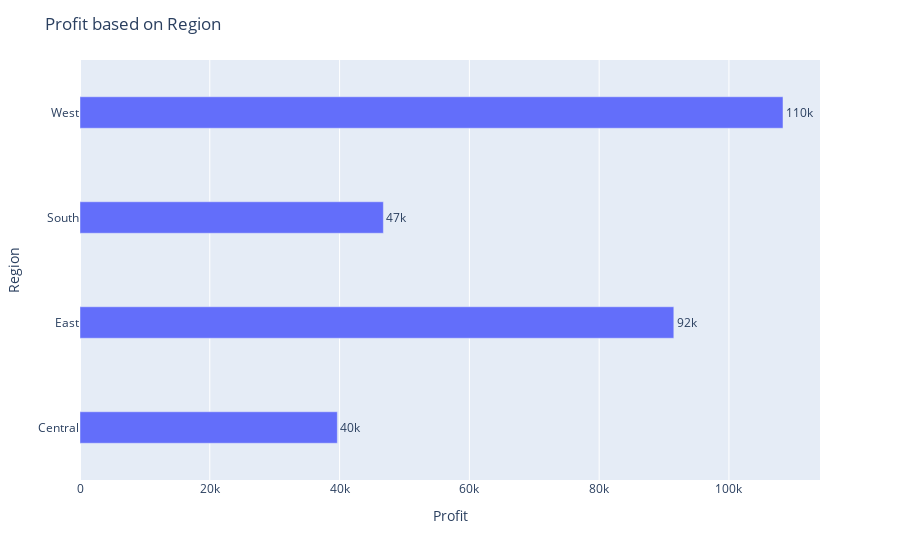

This figure's notebook cell:
### Code cell
fig = px.bar(r_g, y='Region', x='Profit', text='Profit')
fig.update_traces(texttemplate='%{text:.2s}', textposition='outside')
fig.update_layout(uniformtext_minsize=8, uniformtext_mode='hide',bargap=0.7,title='Profit based on Region')
fig.show()

### Figure 1 — Plotly figure (JSON) as saved in the notebook; plotly's stock layout.template omitted (floating-point values rounded to 4 significant figures)
{"data": [{"alignmentgroup": "True", "hovertemplate": "Profit=%{text}<br>Region=%{y}<extra></extra>", "legendgroup": "", "marker": {"color": "#636efa"}, "name": "", "offsetgroup": "", "orientation": "h", "showlegend": false, "text": [39660.0, 91510.0, 46750.0, 108300.0], "textposition": "outside", "texttemplate": "%{text:.2s}", "type": "bar", "x": [39660.0, 91510.0, 46750.0, 108300.0], "xaxis": "x", "y": ["Central", "East", "South", "West"], "yaxis": "y"}], "layout": {"bargap": 0.7, "barmode": "relative", "legend": {"tracegroupgap": 0}, "margin": {"t": 60}, "title": {"text": "Profit based on Region"}, "uniformtext": {"minsize": 8, "mode": "hide"}, "xaxis": {"anchor": "y", "domain": [0, 1], "title": {"text": "Profit"}}, "yaxis": {"anchor": "x", "domain": [0, 1], "title": {"text": "Region"}}}}
